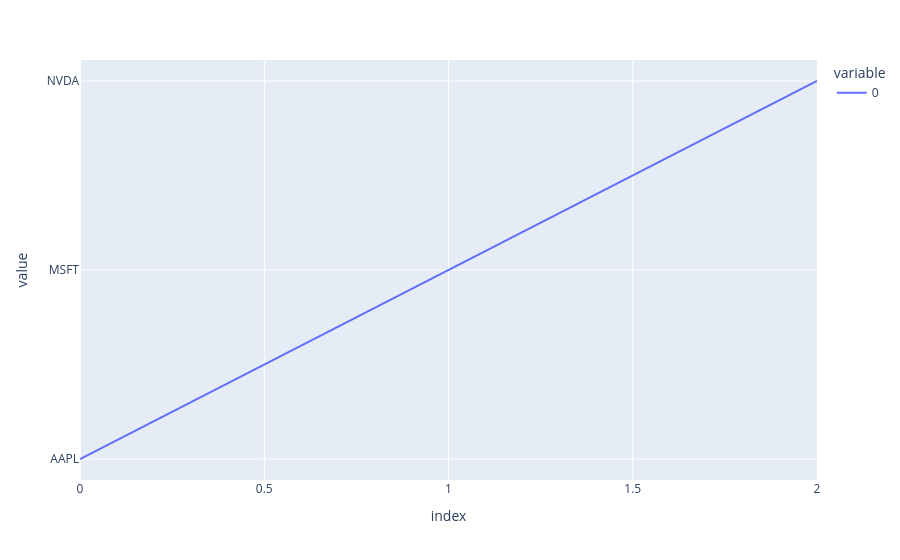

Notebook code cell kept with this figure:
### Code cell
px.line(["AAPL", "MSFT", "NVDA"])#["AAPL"]este es un filtro que muestra solo apple, si queremos ver todas) # muestra solo apple["AAPL"]este es un filtro que muestra solo apple, si queremos ver todas) # muestra solo apple
#px.line(["AAPL", "MSFT"])

### Figure 1 — Plotly figure (JSON) as saved in the notebook; plotly's stock layout.template omitted (floating-point values rounded to 4 significant figures)
{"data": [{"hovertemplate": "variable=0<br>index=%{x}<br>value=%{y}<extra></extra>", "legendgroup": "0", "line": {"color": "#636efa", "dash": "solid"}, "marker": {"symbol": "circle"}, "mode": "lines", "name": "0", "orientation": "v", "showlegend": true, "type": "scatter", "x": [0, 1, 2], "xaxis": "x", "y": ["AAPL", "MSFT", "NVDA"], "yaxis": "y"}], "layout": {"legend": {"title": {"text": "variable"}, "tracegroupgap": 0}, "margin": {"t": 60}, "xaxis": {"anchor": "y", "domain": [0, 1], "title": {"text": "index"}}, "yaxis": {"anchor": "x", "domain": [0, 1], "title": {"text": "value"}}}}
